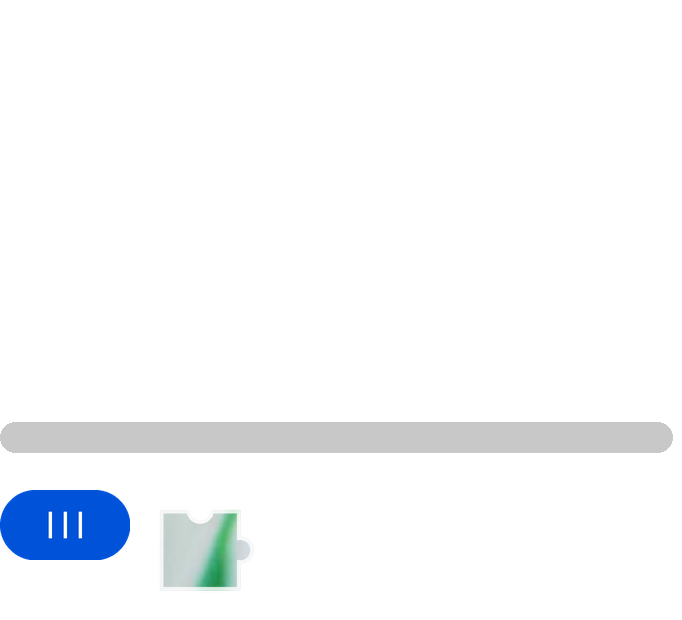
#> input picture 爬虫/案例/288job/slice.png, 682 x 620 px
$ python '裁剪测试.py'
#> lines starting #> are read from the running program, lines starting #| are printed output that depends on the picture
# -*- coding: utf-8 -*-
"""
@author: sunliguo
@contact: QQ376440229
@Created on: 2024-01-20 13:00
"""
from PIL import Image

img = Image.open("slice.png")
#> img is the input picture: PIL image 682x620 RGBA; mean R, G, B, A 244.4, 246.9, 249.1, 30.1
print(img.size)
#| (682, 620)
cropped = img.crop((160, 490, 240, 588))  # (left, upper, right, lower)
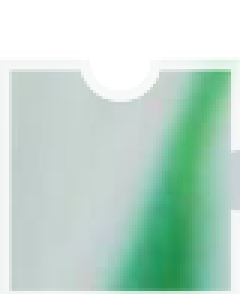
#> cropped: PIL image 80x98 RGBA (shown 3 times larger); mean R, G, B, A 172.9, 205.2, 190.2, 191.2; transparent parts drawn white
print(type(cropped))
#| <class 'PIL.Image.Image'>
cropped.save("slice2.png")
